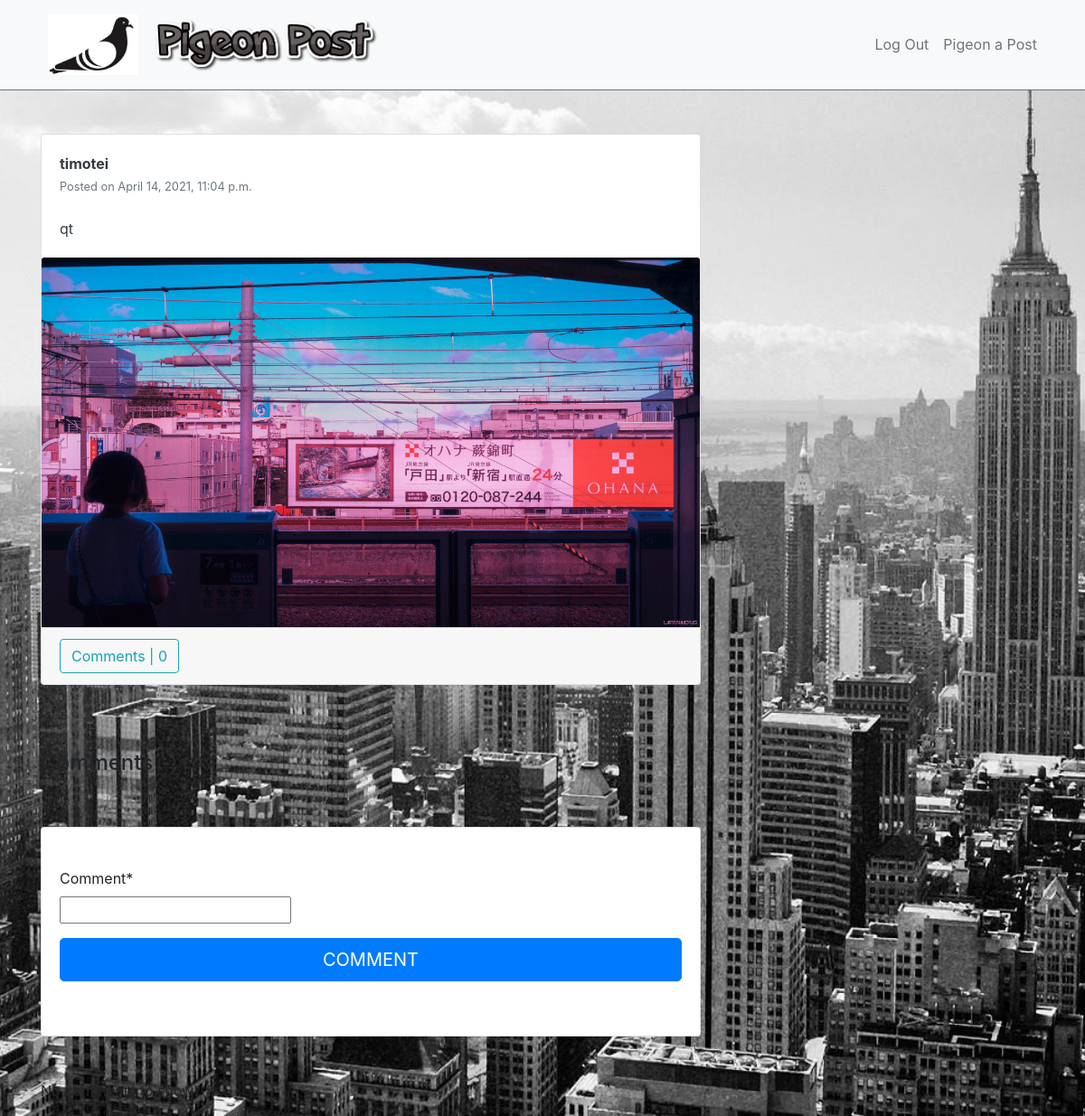
The page /post/18 (signed in) on the database its author committed.
### pigeonpost/models.py (models this page shows, shortened)
class Post(models.Model):
    description = models.CharField(max_length=255, blank=True)
    pic = models.ImageField(upload_to='static/images')
    date_posted = models.DateTimeField(default=timezone.now)
    user_name = models.ForeignKey(User, on_delete=models.CASCADE)
    tags = models.CharField(max_length=100, blank=True)

### pigeonpost/views.py (the view)
# urls.py: url(r'^post/(?P<pk>\d+)$', core_views.post_detail, name='post-detail'),
@login_required
def post_detail(request, pk):
  post = get_object_or_404(Post, pk=pk)
  user = request.user
  is_liked =  Like.objects.filter(user=user, post=post)
  if request.method == 'POST':
        form = NewCommentForm(request.POST)
        if form.is_valid():
          data = form.save(commit=False)
          data.post = post
          data.username = user
          data.save()
          return redirect('post-detail', pk=pk)
  else:
        form = NewCommentForm()
  return render(request, 'post_detail.html',{'post':post, 'is_liked':is_liked, 'form':form})

### pigeonpost/forms.py
class NewCommentForm(forms.ModelForm):
	class Meta:
		model = Comments
		fields = ['comment']

### pigeonpost/templates/post_detail.html (shortened to what this page needs)
{% extends 'base.html' %}
{% load crispy_forms_tags %}
{% block content %}
<div style="background: url(../static/images/CitySkyline.jpg); min-height: 1000px; background-size: cover; background-position: top; background-repeat: no-repeat; background-attachment: fixed;" class="page-holder bg-cover">
	<div class="container">
	    <div class="row">
	      <div class="col-md-8">
	       <div class="card card-signin my-5">
            <div class="card-body">
              <a class="text-dark" href="{% url 'user-posts' username=post.user_name %}"><b>{{ post.user_name }}</b></a>
              <br><small class="text-muted">Posted on {{ post.date_posted }}</small>
              <br><br>
              <p class="card-text text-dark">{{ post.description }}</p>
            </div>
            <a href="{% url 'post-detail' pk=post.pk%}"></a><img class="card-img-top" src="{{post.pic.url}}" alt="Picture not found"></a>
            <div class="card-footer">
              <a class="btn btn-outline-info" href="{% url 'post-detail' pk=post.pk %}">Comments | {{ post.details.count }}</a>
            </div>
          </div>
	  	   </div>
	    </div>
	    <br>
		<h4>Comments</h4>
	    <div class="row">
	    	<div class="col-md-8">
	    		<div class="card card-signin my-5">
	    			<div class="card-body">
	    				<form class="form-signin" method = "POST">
				            <fieldset class="form-group"><br>
				                {{ form|crispy }}
				            </fieldset>
				            <div class="form-group">
				                <button class="btn btn-lg btn-primary btn-block text-uppercase" type="submit">Comment</button><br>
				            </div>
	    			</div>
	    		</div>
	    	</div>
	    </div>
	    <div class="row">
	    	<div class="col-md-8">
	    		{% if post.details.all %}
	    		<div class="card card-signin my-5">
	    		{% for detail in post.details.all %}
	    			<div class="card-body">
	    				<!-- <a href="{{ detail.username.profile.get_absolute_url }}">
	    					<img src="{{ detail.username.profile.image.url }}" class="rounded-circle" width="30" height="30" alt=""> -->
	    				</a>
	          			<a class="text-dark" href="{{ detail.username.profile.get_absolute_url }}"><b>{{ detail.username }}</b></a>
	          			<br><small>{{ detail.comment_date }}</small><br><br>
	          			<p class="card-text text-dark">{{ detail.comment }}</p>
	    			</div>
	    			<hr class="my-1">
	    		{% endfor %}
	    		</div>
	    		{% else %}
	    			<p>No comments to show!</p>
	    		{% endif %}
	    	</div>
	    </div>
	</div>
</div>
{% endblock content %}

### rows shown on the page
Post: user_name "timotei", date_posted "April 14, 2021, 11:04 p.m.", description "qt", pic (picture), details.count "0"
